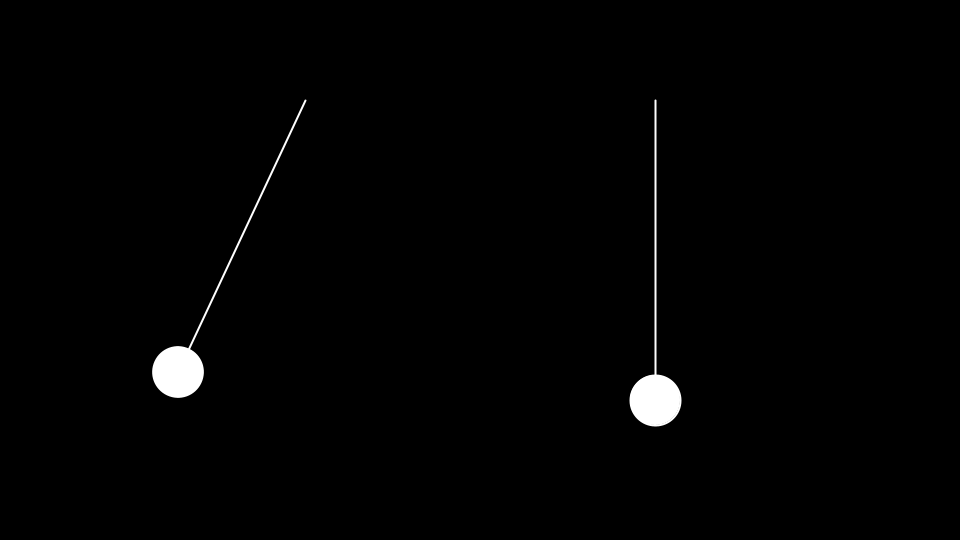
Frame 1 (no input)
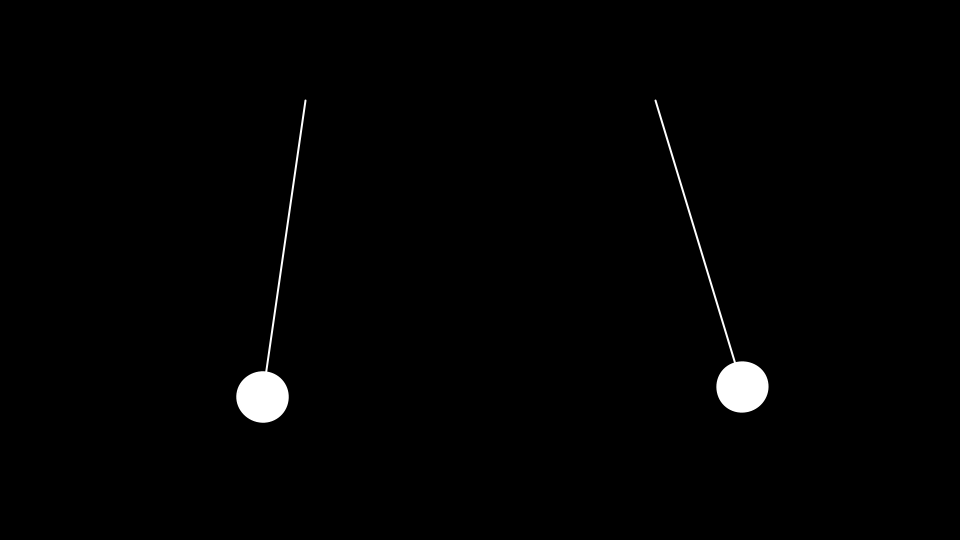
Frame 60 (the mouse pressed at the canvas centre just before this capture)
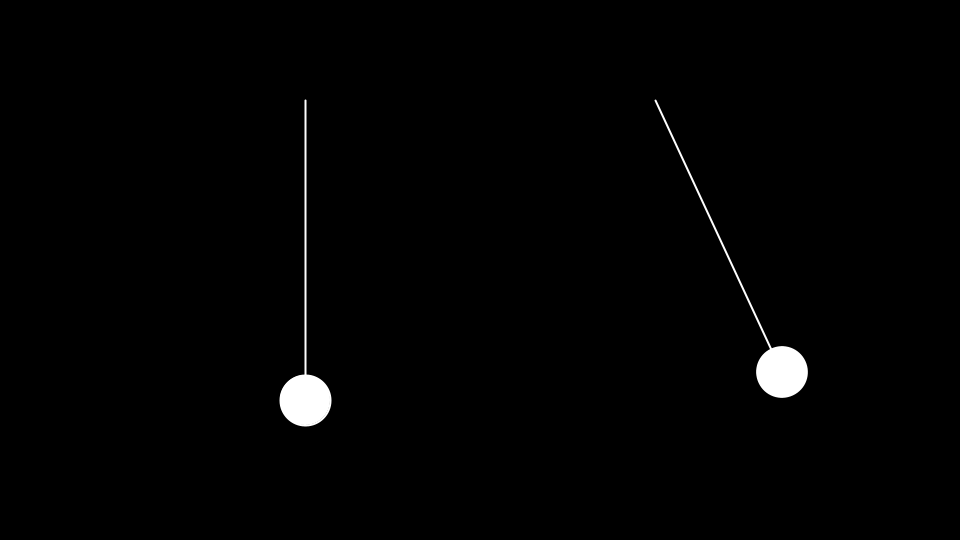
Frame 120 (the mouse held since frame 60 and released just before this capture)

The Processing sketch that drew these frames (run headless with seeded random() and noise(); from frame 60 on, the mouse is pressed at the canvas centre):

// Processing sketch: Newton_Put
// ── Newton_Put.pde
float speed = 0.005;
int number = (int)random(0, 4);
int initX = 305;

Pendulum[] pendulum = new Pendulum[8];

void setup()
{
  size(960, 540);
  smooth();
  
  background(0);
  
  stroke(255);
  strokeWeight(2);
  
  for(int i=0; i<pendulum.length; i++)
  {
    if(i <= number)
    {
      pendulum[i] = new Pendulum(initX, 100, radians(25));
    }
    else
    {
      pendulum[i] = new Pendulum(initX, 100, radians(0));
    }
    
    initX += 50;
  }
}

void draw()
{
  background(0);

  pendulum[0].sketch();
  pendulum[7].sketch();
  
  pendulum[0].swingLFall(-speed);
  pendulum[7].swingRRise(-speed);
  
  //pendulum[7].swingRFall(speed);
  //pendulum[0].swingLRise(speed);
}

// ── Pendulum.pde
class Pendulum
{
  int originX;
  int originY;
  float angle;
  
  Pendulum(int origin_x, int origin_y, float tempAngle)
  {
    originX = origin_x;
    originY = origin_y;
    angle = tempAngle;
  }
  
  void sketch()
  {
    pushMatrix();
    
    translate(originX, originY);
    
    rotate(angle);
    ellipse(0, 300, 50, 50);
    line(0, 0, 0, 300);
    
    popMatrix();
  }
  
  void swingLFall(float speed)
  {
    if(angle > radians(0))
    {
      angle += speed;
      
      if(angle <= radians(0))
      {
        angle = radians(0);
      }
    }
  }
  
  void swingRRise(float speed)
  {
    if(angle > radians(-25))
    {
      angle += speed;
      
      if(angle <= radians(-25))
      {
        angle = radians(-25);
      }
    }
  }
  
  void swingRFall(float speed)
  {
    if(angle < radians(0))
    {
      angle += speed;
      
      if(angle >= radians(0))
      {
        angle = radians(0);
      }
    }
  }
  
  void swingLRise(float speed)
  {
    if(angle < radians(25))
    {
      angle += speed;
      
      if(angle >= radians(25))
      {
        angle = radians(25);
      }
    }
  }
}
